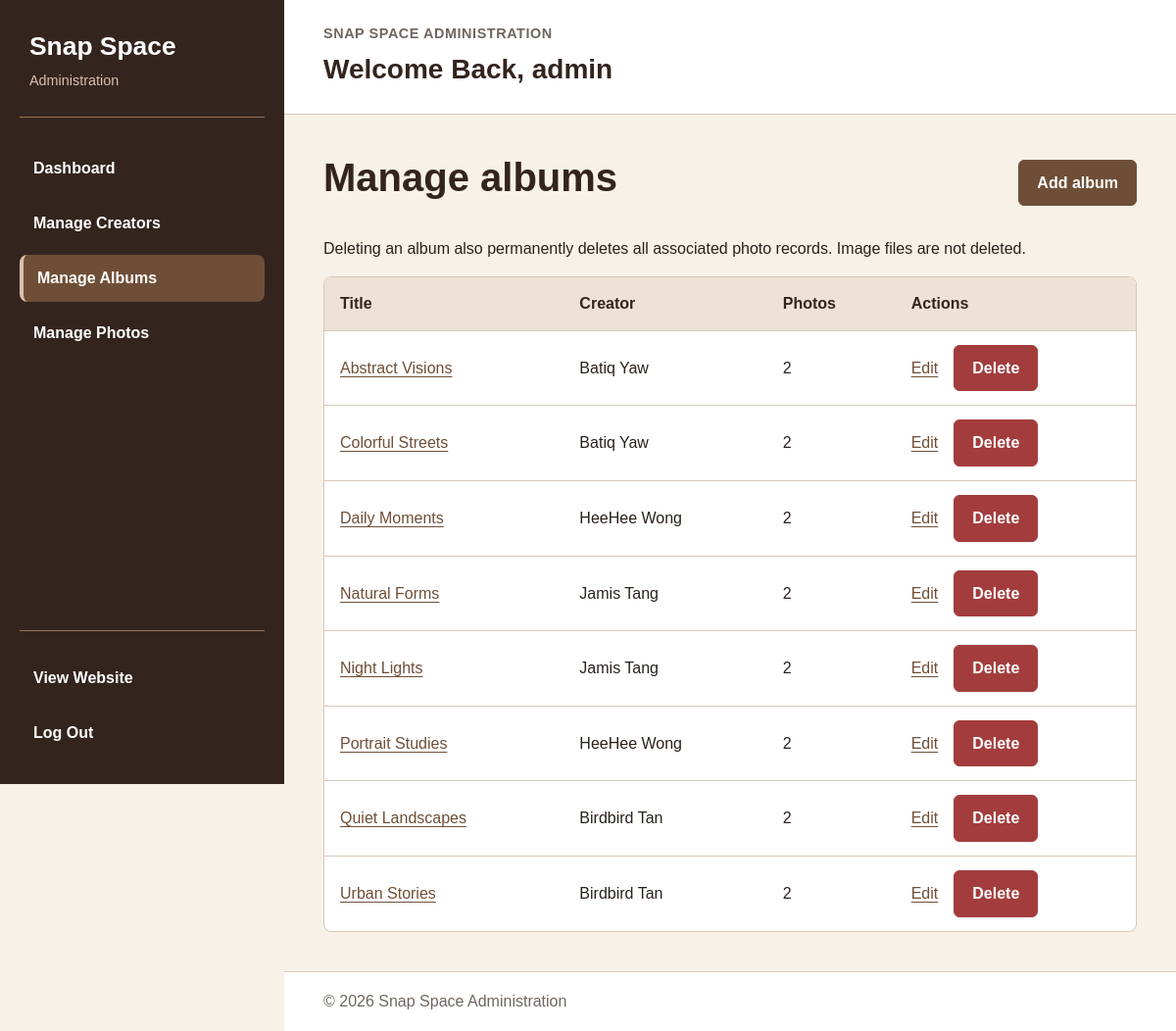
Screenshot of /admin/manage-albums.php (signed in) with the database file from the repository.
### tables this page shows
CREATE TABLE `album` (
  `idalbum` int(11) NOT NULL,
  `title` varchar(45) DEFAULT NULL,
  `imageurl` varchar(100) DEFAULT NULL,
  `idcreator` int(11) NOT NULL
);

CREATE TABLE `creator` (
  `idcreator` int(11) NOT NULL,
  `name` varchar(100) DEFAULT NULL,
  `website` varchar(100) DEFAULT NULL,
  `imageurl` varchar(100) DEFAULT NULL
);

### admin/manage-albums.php (the view, shortened to what this page needs)
<?php
require_once __DIR__ . '/../includes/db.php';
$pdo->setAttribute(PDO::ATTR_ERRMODE, PDO::ERRMODE_EXCEPTION);
$escape = static function ($value) { return htmlspecialchars((string) $value, ENT_QUOTES | ENT_SUBSTITUTE, 'UTF-8'); };
$albums = [];
$error = '';
try {
    $statement = $pdo->prepare('SELECT a.idalbum, a.title, c.name AS creator_name, (SELECT COUNT(*) FROM photo p WHERE p.idalbum = a.idalbum) AS photo_count FROM album a JOIN creator c ON c.idcreator = a.idcreator ORDER BY a.title, a.idalbum');
    $statement->execute();
    $albums = $statement->fetchAll(PDO::FETCH_ASSOC);
} catch (PDOException $exception) { http_response_code(503); $error = 'Albums could not be loaded. Please try again later.'; }
require __DIR__ . '/../includes/admin-header.php';
?>
<link rel="stylesheet" href="../css/album.css">
<section class="album-module album-admin">
    <div class="album-heading"><h1>Manage albums</h1><a class="album-button" href="add-album.php">Add album</a></div>
    <p>Deleting an album also permanently deletes all associated photo records. Image files are not deleted.</p>
    <?php if ($error !== ''): ?><p class="album-error" role="alert"><?= $escape($error) ?></p>
    <?php elseif (!$albums): ?><p class="album-empty">No albums yet. Add an album to get started.</p>
    <?php else: ?><div class="admin-table-wrapper" tabindex="0" role="region" aria-label="Album management table"><table class="admin-table">
        <thead><tr><th scope="col">Title</th><th scope="col">Creator</th><th scope="col">Photos</th><th scope="col">Actions</th></tr></thead>
        <tbody><?php foreach ($albums as $album): ?><tr>
            <td><a href="../album-details.php?id=<?= (int) $album['idalbum'] ?>"><?= $escape($album['title'] ?: 'Untitled album') ?></a></td>
            <td><?= $escape($album['creator_name']) ?></td><td><?= (int) $album['photo_count'] ?></td>
            <td><div class="album-actions"><a href="edit-album.php?id=<?= (int) $album['idalbum'] ?>">Edit<span class="album-sr-only"> <?= $escape($album['title']) ?></span></a>
                <form method="post" action="delete-album.php" data-confirm-delete data-record-name="<?= $escape(($album['title'] ?: 'this album') . ' and all its associated photos') ?>">
                    <button class="album-button album-danger" type="submit">Delete<span class="album-sr-only"> <?= $escape($album['title']) ?> and its photos</span></button>
                </form>
            </div></td>
        </tr><?php endforeach; ?></tbody>
    </table></div><?php endif; ?>
</section>
<?php require __DIR__ . '/../includes/admin-footer.php'; ?>

### css/admin.css (style rules this page uses)
:root { --admin-brown-dark: #34241e; --admin-brown-primary: #6f4e37; --admin-brown-medium: #967259; --admin-brown-light: #d8c2ad; --admin-cream: #f7f1e8; --admin-cream-dark: #ede2d5; --admin-white: #ffffff; --admin-text: #2a211c; --admin-muted: #70665f; --admin-border: #d8c8b8; --admin-danger: #a33d3d; --admin-success: #3e7651; --admin-radius: 8px; --admin-sidebar-width: 290px; }
* { box-sizing: border-box; }
html { scroll-behavior: smooth; }
body { margin: 0; font-family: Arial, Helvetica, sans-serif; color: var(--admin-text); background-color: var(--admin-cream); line-height: 1.5; }
a { color: inherit; }
button, input, select, textarea { font: inherit; }
.admin-table-wrapper { overflow-x: auto; background-color: var(--admin-white); border: 1px solid var(--admin-border); border-radius: var(--admin-radius); }
.admin-table { width: 100%; border-collapse: collapse; }
.admin-table th, .admin-table td { padding: 14px 16px; border-bottom: 1px solid var(--admin-border); text-align: left; vertical-align: middle; }
.admin-table th { color: var(--admin-brown-dark); background-color: var(--admin-cream-dark); }
.admin-table tr:last-child td { border-bottom: 0; }

### css/album.css (style rules this page uses)
.album-module { --album-brown: #6f4e37; --album-dark: #34241e; --album-border: #d8c8b8; box-sizing: border-box; width: min(1160px, 100%); margin: 0 auto; padding: 32px 20px; color: #2a211c; font-family: Arial, Helvetica, sans-serif; line-height: 1.6; overflow-wrap: anywhere; }
.album-module *, .album-module *::before, .album-module *::after { box-sizing: border-box; }
.album-module h1 { margin: 0 0 12px; color: var(--album-dark); font-size: clamp(1.8rem, 4vw, 2.5rem); line-height: 1.2; }
.album-module a { color: var(--album-brown); text-underline-offset: 3px; }
.album-module .album-button { display: inline-flex; justify-content: center; align-items: center; min-height: 46px; padding: 10px 18px; border: 1px solid var(--album-brown); border-radius: 6px; background: var(--album-brown); color: #fff; font: inherit; font-weight: 700; text-decoration: none; cursor: pointer; }
.album-module .album-danger { background: #a33d3d; border-color: #a33d3d; }
.album-heading, .album-actions { display: flex; flex-wrap: wrap; align-items: center; gap: 16px; }
.album-heading { justify-content: space-between; margin-bottom: 24px; }
.album-actions form { margin: 0; }
.album-actions > a { display: inline-flex; align-items: center; min-height: 44px; }
.album-admin { padding: 0; }

### rows the page displays
album: title "Abstract Visions", idcreator.name "Batiq Yaw", photo_count "2"
album: title "Colorful Streets", idcreator.name "Batiq Yaw", photo_count "2"
album: title "Daily Moments", idcreator.name "HeeHee Wong", photo_count "2"
album: title "Natural Forms", idcreator.name "Jamis Tang", photo_count "2"
album: title "Night Lights", idcreator.name "Jamis Tang", photo_count "2"
album: title "Portrait Studies", idcreator.name "HeeHee Wong", photo_count "2"
album: title "Quiet Landscapes", idcreator.name "Birdbird Tan", photo_count "2"
album: title "Urban Stories", idcreator.name "Birdbird Tan", photo_count "2"

### other values shown
$adminName "admin"
